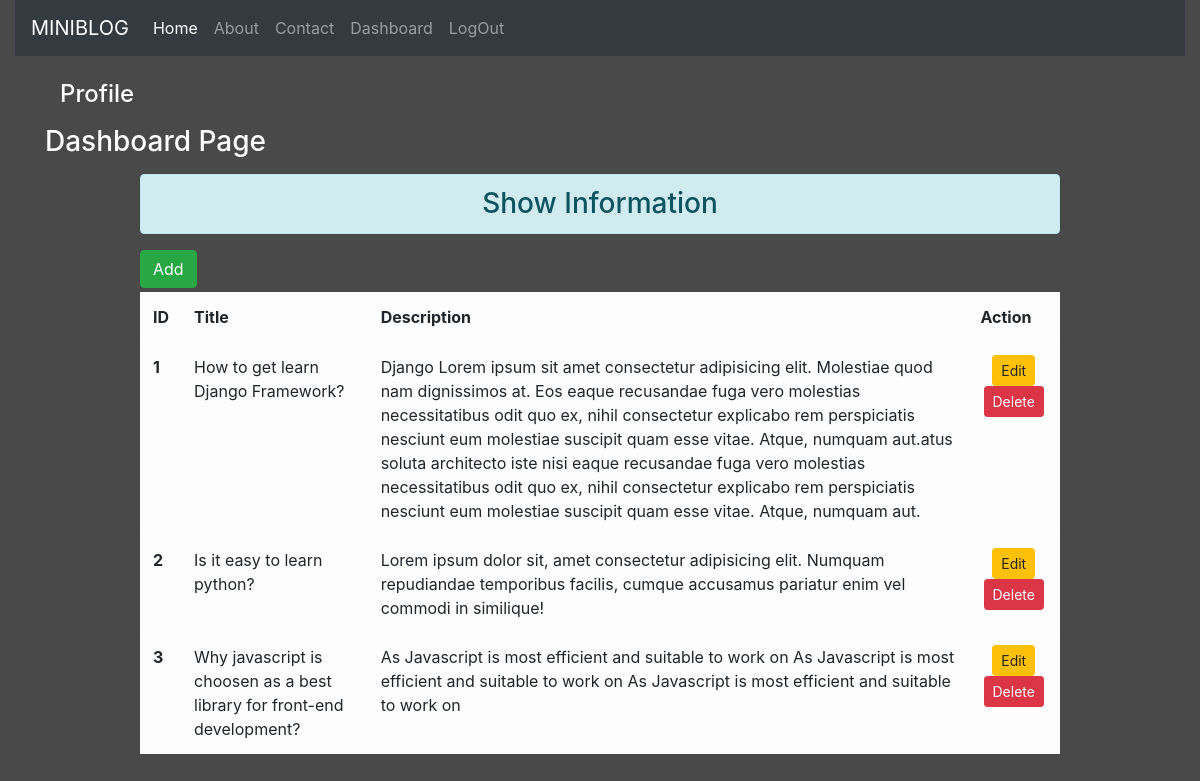
The page /dashboard/ (signed in) on the database its author committed.
### blog/models.py (models this page shows)
class Blog(models.Model):
    title=models.CharField(max_length=150)
    description=models.TextField()

### blog/views.py (the view)
# urls.py: path('dashboard/',views.dashboard,name="dashboard"),
def dashboard(request):
    if request.user.is_authenticated:
        posts=Blog.objects.all()
        full_name=request.user.get_full_name()
        grps=request.user.groups.all()
        return render(request, 'blog/dashboard.html',{'posts':posts,'fullname':full_name,'grps':grps})
    else:
        return HttpResponseRedirect('/login/')

### blog/templates/blog/dashboard.html (shortened to what this page needs)
{% extends 'blog/base.html' %}
{% block side %}
<div class="col-sm-2 text-white">
    <h4 class="text-white">Profile</h4>
</div>
{% endblock side %}
{% block content %}
<div class="row">
    <div class="col-sm-12">
        <h3 class="text-white">Dashboard Page</h3>
    </div>
</div>
<div class="row">
    <div class="col-sm-10 offset-1 mt-2">
        <h3 class="text-center alert alert-info">Show Information</h3>
    </div>
</div>
<div class="row">
    <div class="col-sm-10 offset-1 mb-1">
        <a href=" {% url 'addpost' %}" class="btn btn-success">Add</a>
    </div>
</div>
<div class="row">
    <div class="col-sm-10 offset-1">
        {% if posts %}
            <table class="table table-bordered table-hover table-light">
                <thead>
                <tr>
                    <th scope="col">ID</th>
                    <th scope="col">Title</th>
                    <th scope="col">Description</th>
                    <th scope="col">Action</th>
                </tr>
                </thead>
                <tbody>
                    {% for post in posts %}
                    <tr>
                        <th scope="row">{{post.id}}</th>
                        <td>{{post.title}}</td>
                        <td>{{post.description}}</td>
                        <td class="text-center">
                            <a href="{% url 'editpost' post.id %}" class="btn btn-warning btn-sm">Edit</a>
                            {% if perms.blog.delete_blog %}
                            <form action="{% url 'deletepost' post.id %}" method="post" class="d-inline-flex">
                                <input type="submit" class="btn btn-danger btn-sm" value="Delete">
                            </form>
                            {% endif %}
                        </td>
                    </tr>
                    {% endfor %}
                </tbody>
            </table>
          {% else %}
            <h3 class="text-center mt-3">No Records are there..</h3>
        {% endif %}
    </div>
</div>
{% endblock content %}

### blog/templates/blog/base.html (shortened to what this page needs)
<!DOCTYPE html>
{% load static %}
<html lang="en">
<head>
    <link rel="stylesheet" href="{% static 'blog/css/bootstrap.css' %}">
    <link rel="stylesheet" href="{% static 'blog/css/style.css' %}">
</head>
<body>
    <div class="container-fluid">
        <div class="row">
            <div class="col-sm-12">
                {% include 'blog/navbar.html' %}
            </div>
        </div>
    </div>
    <div class="container my-4">
        {% block side %}{% endblock side %}
        {% block content %}{% endblock content %}
    </div>
</body>
</html>

### blog/templates/blog/navbar.html (shortened to what this page needs)
<nav class="navbar navbar-expand-lg navbar-dark bg-dark">
    <a class="navbar-brand" href="#">MINIBLOG</a>
    <div class="collapse navbar-collapse" id="navbarNav">
      <ul class="navbar-nav">
        <li class="nav-item active">
          <a class="nav-link" href=" {% url 'home' %}">Home <span class="sr-only">(current)</span></a>
        </li>
        <li class="nav-item">
          <a class="nav-link" href="{% url 'about' %}">About</a>
        </li>
        <li class="nav-item">
          <a class="nav-link" href="{% url 'contact' %}">Contact</a>
        </li>
        {% if request.user.is_authenticated %}
        <li class="nav-item">
          <a class="nav-link" href="{% url 'dashboard' %}">Dashboard</a>
        </li>
        <li class="nav-item">
          <a class="nav-link" href="{% url 'logout' %}">LogOut</a>
       </li>
        {% endif %}
      </ul>
    </div>
  </nav>

### blog/static/blog/css/style.css (style rules this page uses)
body { background-color: rgb(74,73,73); color:rgb(203, 209, 214); }

### rows shown on the page
Blog: id "1", title "How to get learn Django Framework?", description "Django Lorem ipsum sit amet consectetur adipisicing elit. Molestiae quod nam dignissimos at. Eos eaque recusandae fuga vero molestias necessitatibus odit quo ex, nihil consectetur explicabo rem perspiciatis nesciunt eum molestiae suscipit quam esse vitae. Atque, numquam aut.atus soluta architecto iste nisi eaque recusandae fuga vero molestias necessitatibus odit quo ex, nihil consectetur explicabo rem perspiciatis nesciunt eum molestiae suscipit quam esse vitae. Atque, numquam aut."
Blog: id "2", title "Is it easy to learn python?", description "Lorem ipsum dolor sit, amet consectetur adipisicing elit. Numquam repudiandae temporibus facilis, cumque accusamus pariatur enim vel commodi in similique!"
Blog: id "3", title "Why javascript is choosen as a best library for front-end development?", description "As Javascript is most efficient and suitable to work on As Javascript is most efficient and suitable to work on As Javascript is most efficient and suitable to work on"
